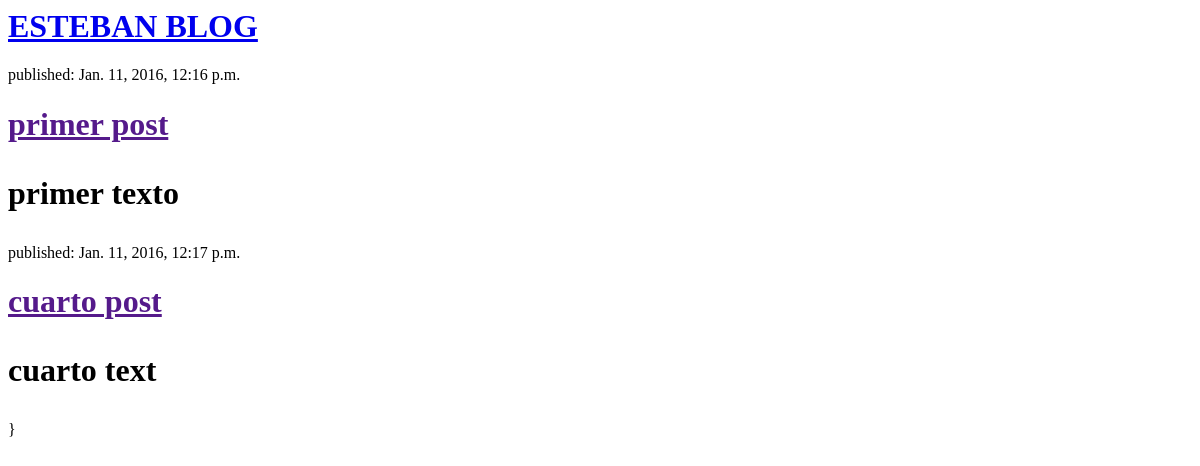
Before: / with the older database file.
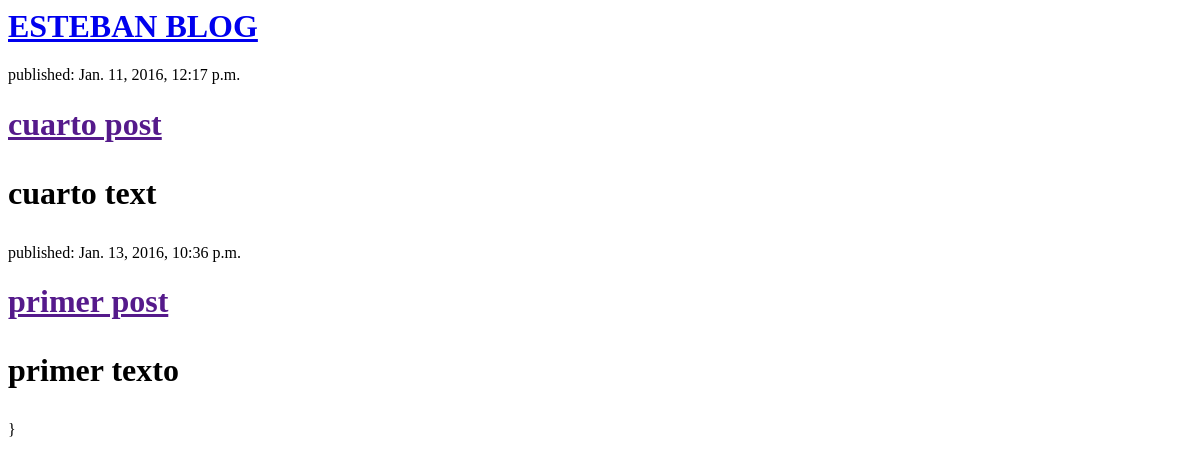
After: the same page with the newer database file.
### blog/models.py (models this page shows, shortened)
class Post(models.Model):
 author = models.ForeignKey('auth.User')
 title = models.CharField(max_length=200)
 text = models.TextField()
 created_date = models.DateTimeField(
  default=timezone.now)
 published_date = models.DateTimeField(
  blank=True, null=True)

### blog/views.py (the view)
# urls.py: url(r'^$', views.post_list),
def post_list(request):
	posts = Post.objects.filter(published_date__lte=timezone.now()).order_by('published_date')
	return render(request, 'blog/post_list.html',{'posts':posts})

### blog/templates/blog/post_list.html (shortened to what this page needs)
<html>
	<head>
	</head>
	<body>
	<div>
		<h1><a href="/">ESTEBAN BLOG</a></h1>
	</div>
	{% for post in posts %}
	<div>
	<p>published: {{post.published_date}}</p>
	<h1><a href=""> {{post.title}}</a>
	<p>{{post.text|linebreaks}}</p>
	</div>
	{% endfor %}
	</body>
</html>

Changed rows visible on the page:
shown differently, row unchanged: Post "cuarto post": moves up the list
changed Post "primer post": published_date "Jan. 11, 2016, 12:16 p.m." → "Jan. 13, 2016, 10:36 p.m."
